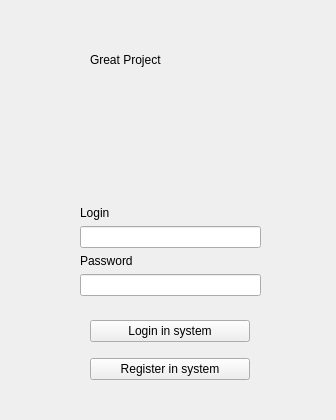
<?xml version="1.0" encoding="UTF-8"?>
<ui version="4.0">
 <class>Form</class>
 <widget class="QWidget" name="Form">
  <property name="geometry">
   <rect>
    <x>0</x>
    <y>0</y>
    <width>336</width>
    <height>420</height>
   </rect>
  </property>
  <property name="windowTitle">
   <string>Form</string>
  </property>
  <widget class="QWidget" name="verticalLayoutWidget">
   <property name="geometry">
    <rect>
     <x>80</x>
     <y>205</y>
     <width>181</width>
     <height>91</height>
    </rect>
   </property>
   <layout class="QVBoxLayout" name="verticalLayout">
    <item>
     <widget class="QLabel" name="login_label">
      <property name="text">
       <string>Login</string>
      </property>
     </widget>
    </item>
    <item>
     <widget class="QLineEdit" name="login_le"/>
    </item>
    <item>
     <widget class="QLabel" name="password_label">
      <property name="text">
       <string>Password</string>
      </property>
     </widget>
    </item>
    <item>
     <widget class="QLineEdit" name="password_le"/>
    </item>
   </layout>
  </widget>
  <widget class="QWidget" name="verticalLayoutWidget_2">
   <property name="geometry">
    <rect>
     <x>90</x>
     <y>20</y>
     <width>160</width>
     <height>80</height>
    </rect>
   </property>
   <layout class="QVBoxLayout" name="verticalLayout_2">
    <item>
     <widget class="QLabel" name="nameProject_label">
      <property name="text">
       <string>Great Project</string>
      </property>
     </widget>
    </item>
   </layout>
  </widget>
  <widget class="QWidget" name="verticalLayoutWidget_3">
   <property name="geometry">
    <rect>
     <x>90</x>
     <y>310</y>
     <width>160</width>
     <height>80</height>
    </rect>
   </property>
   <layout class="QVBoxLayout" name="verticalLayout_3">
    <item>
     <widget class="QPushButton" name="login_button">
      <property name="text">
       <string>Login in system</string>
      </property>
     </widget>
    </item>
    <item>
     <widget class="QPushButton" name="register_button">
      <property name="text">
       <string>Register in system</string>
      </property>
     </widget>
    </item>
   </layout>
  </widget>
 </widget>
 <resources/>
 <connections/>
</ui>
